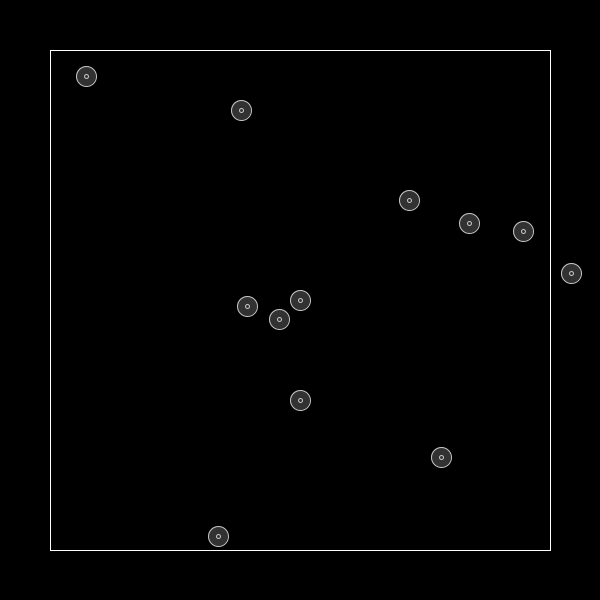
Frame 1 (no input)
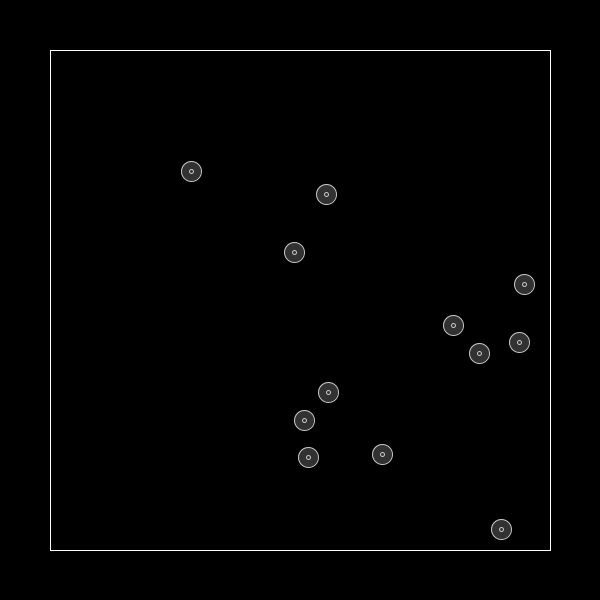
Frame 60 (the mouse pressed at the canvas centre just before this capture)
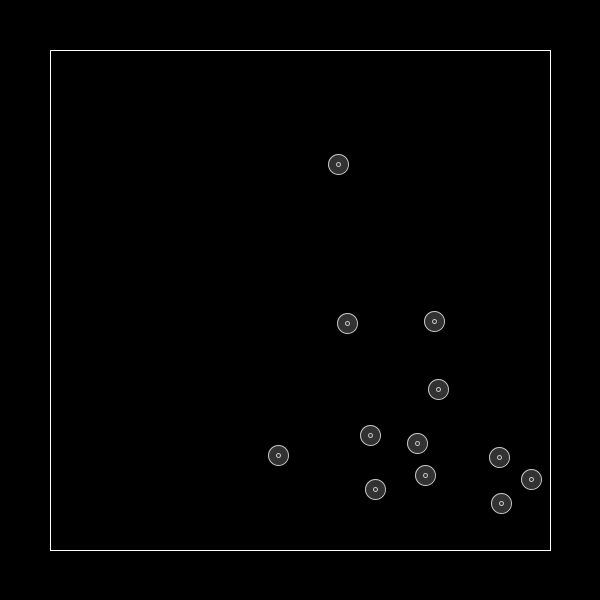
Frame 120 (the mouse held since frame 60 and released just before this capture)

The Processing sketch that drew these frames (run headless with seeded random() and noise(); from frame 60 on, the mouse is pressed at the canvas centre):

// Processing sketch: particle_process
// ── particle_process.pde
PVector init_pos,init_vel;
final float dt = 0.1;
final float GRAVITY = 0;//9.82;
final float GRAVITATIONAL_CONSTANT = 0.00001;
final int N = 10;
final int LEFT_EDGE = 50, RIGHT_EDGE = 550;
int ID_COUNTER = 0;
float radius = 10.0;


ArrayList<Particle> particles;

Particle p,p2;

void setup() {
  particles = new ArrayList<Particle>();
  init_pos = new PVector(300,300);
  init_vel = new PVector(0,20);
  p = new Particle(init_pos,init_vel);
  init_pos = new PVector(300,400);
  init_vel = new PVector(0,-20);
  p2 = new Particle(init_pos,init_vel);

  particles.add(p);
  particles.add(p2);
  for(int i=0; i<N;i++){
    Particle part = new Particle(new PVector(random(550-radius)+50+radius,random(550-radius)+50+radius),
                                 new PVector(random(10)+10,random(10)+10));
    particles.add(part);
  }
  background(0);
  size(600, 600);
}

class Particle {
  PVector pos;
  PVector vel;
  PVector force;
  PVector prev_pos;
  float mass;
  boolean e;
  int id;
  
  Particle(PVector pos_, PVector vel_) {
    pos = pos_;
    prev_pos = pos;
    vel = vel_;
    force = new PVector(0,GRAVITY);
    mass = 1;
    prev_pos = PVector.sub(pos,PVector.mult(vel,dt));
    id = ID_COUNTER++;
  }

  void update() {
    v_update_position();
  } 

  
  // Verlet
  void v_update_position() {
    PVector tmp = pos;
    pos = PVector.add(PVector.add(pos,PVector.sub(pos,prev_pos)),PVector.mult(force,dt*dt*(1/mass)));
    prev_pos = tmp;

    position_collision_response();
  }



  void position_collision_response() {
    float x_dist = pos.x - prev_pos.x;
    float y_dist = pos.y - prev_pos.y;
      //System.out.println(dist);
    if ( pos.x > RIGHT_EDGE - radius ) {
      prev_pos.x = (RIGHT_EDGE-radius) + x_dist;
      pos.x = RIGHT_EDGE - radius;
    }

    if (pos.x < LEFT_EDGE + radius ){
      prev_pos.x = (LEFT_EDGE + radius) + x_dist;
      pos.x = LEFT_EDGE + radius;
    }

    if (pos.y > RIGHT_EDGE - radius ) {
      prev_pos.y = (RIGHT_EDGE-radius) + y_dist;
      pos.y = RIGHT_EDGE - radius;
    }


    if (pos.y < LEFT_EDGE + radius ) {
      prev_pos.y = (LEFT_EDGE + radius) + y_dist;
      pos.y = LEFT_EDGE + radius;
    }

  }

}


void particle_collision() {
  for ( int i = 0; i < particles.size(); i++ ) {
    Particle p_1 = particles.get(i);
    for( int j = i+1; j < particles.size(); j++ ) {
      Particle p_2 = particles.get(j);

      PVector overlap = PVector.sub(p_1.pos,p_2.pos);
      float distance = overlap.mag();
      float target = radius + radius;
      if ( distance  < target ) {
        // Calculate previous "velocities"
        PVector prev_vel_1 = PVector.sub(p_1.pos,p_1.prev_pos);
        PVector prev_vel_2 = PVector.sub(p_2.pos,p_2.prev_pos);

        // Resolve overlap by moving both particles halfway
        float penetration = (distance - target) / distance ;
        p_1.pos.sub(PVector.mult(overlap,penetration/2));
        p_2.pos.add(PVector.mult(overlap,penetration/2));

        // Calculate the projected component factors
        float f1 = PVector.dot(overlap, prev_vel_1) / (distance*distance);
        float f2 = PVector.dot(overlap, prev_vel_2) / (distance*distance);

        // Swap projected components
        prev_vel_1.add(PVector.sub(PVector.mult(overlap,f2),PVector.mult(overlap,f1)));
        prev_vel_2.add(PVector.sub(PVector.mult(overlap,f1),PVector.mult(overlap,f2)));

        // Update the previous position to it's 
        // correct physical place
        p_1.prev_pos = PVector.sub(p_1.pos,prev_vel_1);
        p_2.prev_pos = PVector.sub(p_2.pos,prev_vel_2);

      }
    }
  }
}

void gravity_field() {
  for ( int i=0; i<particles.size(); i++ ) {
    for( int j=0; j<particles.size(); j++ ) {
      if ( i == j )
        continue;
      Particle p_i = particles.get(i);
      Particle p_j = particles.get(j);
      float distance = PVector.sub(p_j.pos,p_i.pos).mag();
      p_i.force = PVector.mult(PVector.sub(p_j.pos,p_i.pos),
                          GRAVITATIONAL_CONSTANT * p_i.mass * p_j.mass * (1/distance*distance*distance));

    }
  }
}


void draw() {
  background(0);
  stroke(255);
  // draw_box
  line(LEFT_EDGE,LEFT_EDGE,LEFT_EDGE,RIGHT_EDGE);
  line(LEFT_EDGE,RIGHT_EDGE,RIGHT_EDGE,RIGHT_EDGE);
  line(LEFT_EDGE,LEFT_EDGE,RIGHT_EDGE,LEFT_EDGE);
  line(RIGHT_EDGE,LEFT_EDGE,RIGHT_EDGE,RIGHT_EDGE);
  stroke(200);

  for ( Particle par : particles ) {
    fill(255,50);
    ellipse(int(par.pos.x),int(par.pos.y),2*radius,2*radius);
    fill(16711680);
    ellipse(int(par.pos.x),int(par.pos.y),4,4);
    par.update();

    gravity_field();

    particle_collision();
  }

}
